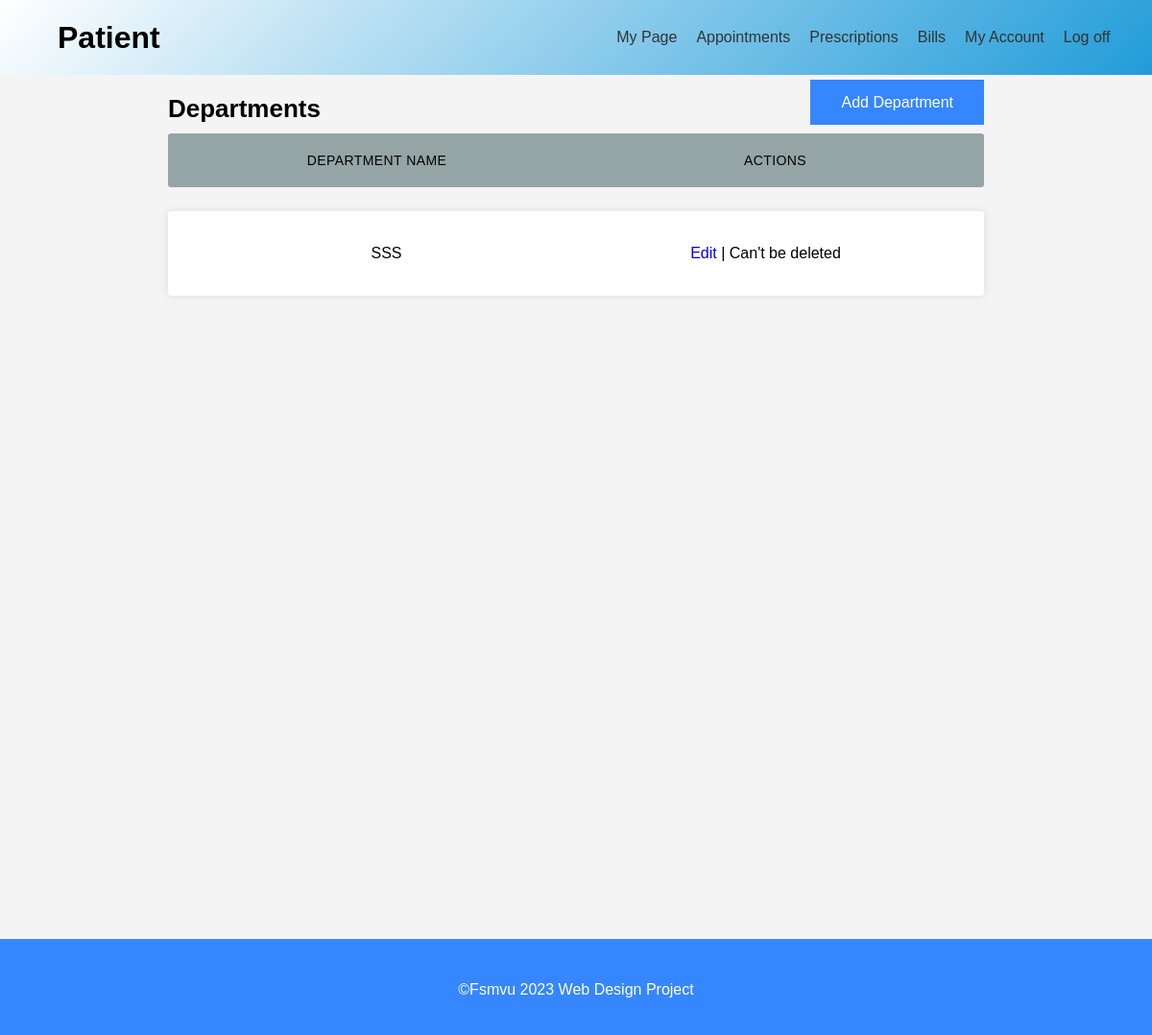
Before: /Departments/ with the older database file.
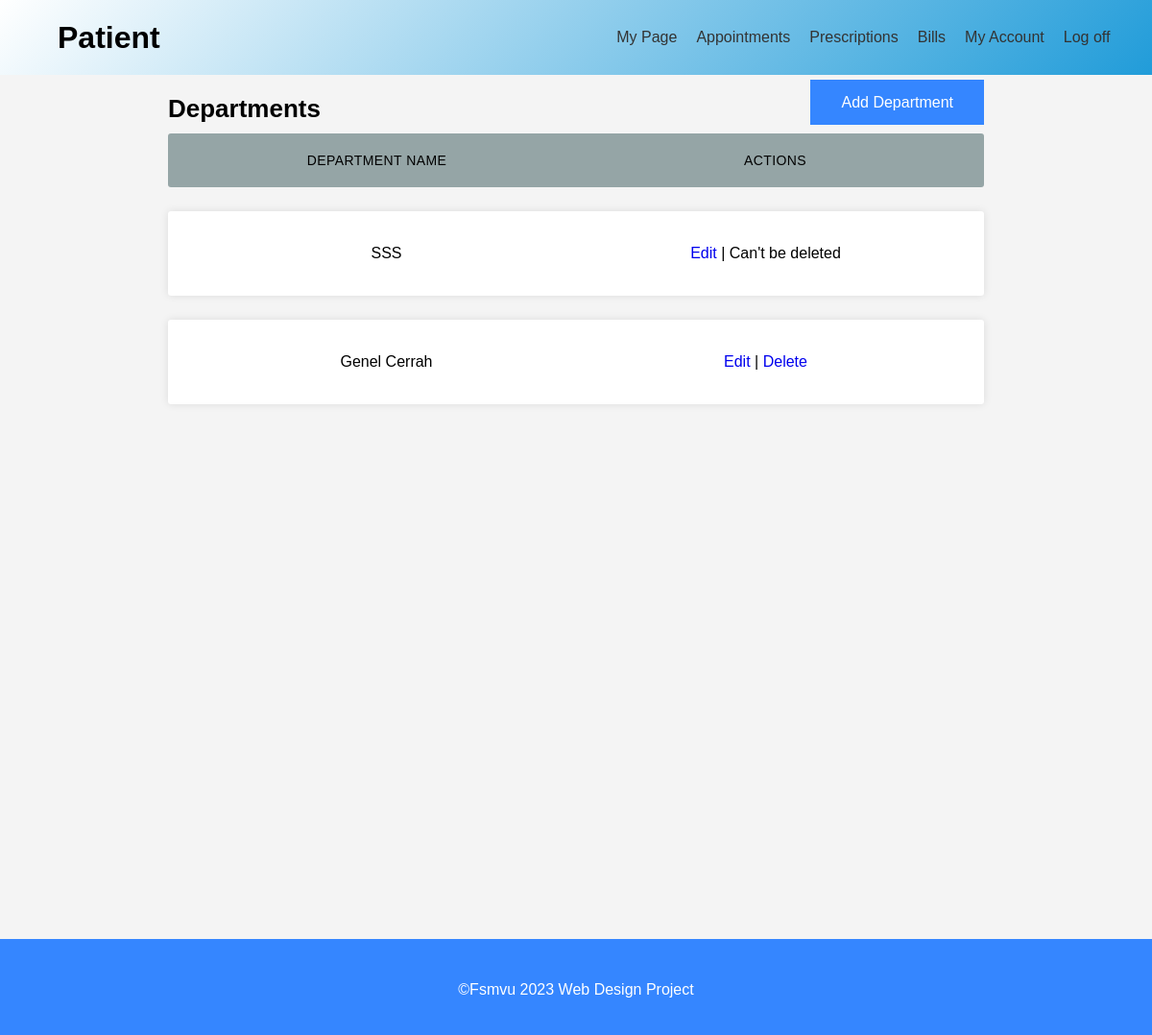
After: the same page with the newer database file.
### department/models.py (models this page shows)
class Department(models.Model):
    ID = models.BigAutoField(primary_key=True)
    Name = models.CharField(max_length=100)
    PriceUnit =  models.IntegerField()
    class Meta:
        db_table = "department"

### department/views.py (the view)
# urls.py: path('',views.home,name=""),
def home(request):
    context ={}
    context["dataset"] = Department.objects.all()
    return render(request, "department/home.html", context)

### department/templates/department/home.html (shortened to what this page needs)
{% extends 'management_base.html' %}
{% load static %}
{% block content %}
  <section id="doktor-yonetimi">
    <div class="container">
      <h2 style="display:inline">Departments</h2>
      <div class="addButton">
        <a class="addButtonInside" href="/Departments/Create">Add Department</a>
      </div>
      <div class="bosluk"></div>
      <ul class="responsive-table">
        <li class="table-header">
          <div class="col col-1">Department Name</div>
          <div class="col col-4">Actions</div>
        </li>
        {% for data in dataset %}
          <li class="table-row">
            <div class="col col-1" data-label="Job Id">{{ data.Name }}</div>
            <div class="col col-4" data-label="Operation">
              <a href="/Departments/Edit/{{ data.ID }}">Edit</a> |{% if data.ID != 1 %}
                <a class="delete" href="/Departments/Delete/{{ data.ID }}/">Delete</a>
              {% else %}
                Can't be deleted
              {% endif %}
            </div>
          </li>
        {% endfor %}
      </ul>
    </div>
  </section>
{% endblock %}

Changed rows visible on the page:
added Department: Name "Genel Cerrah"
